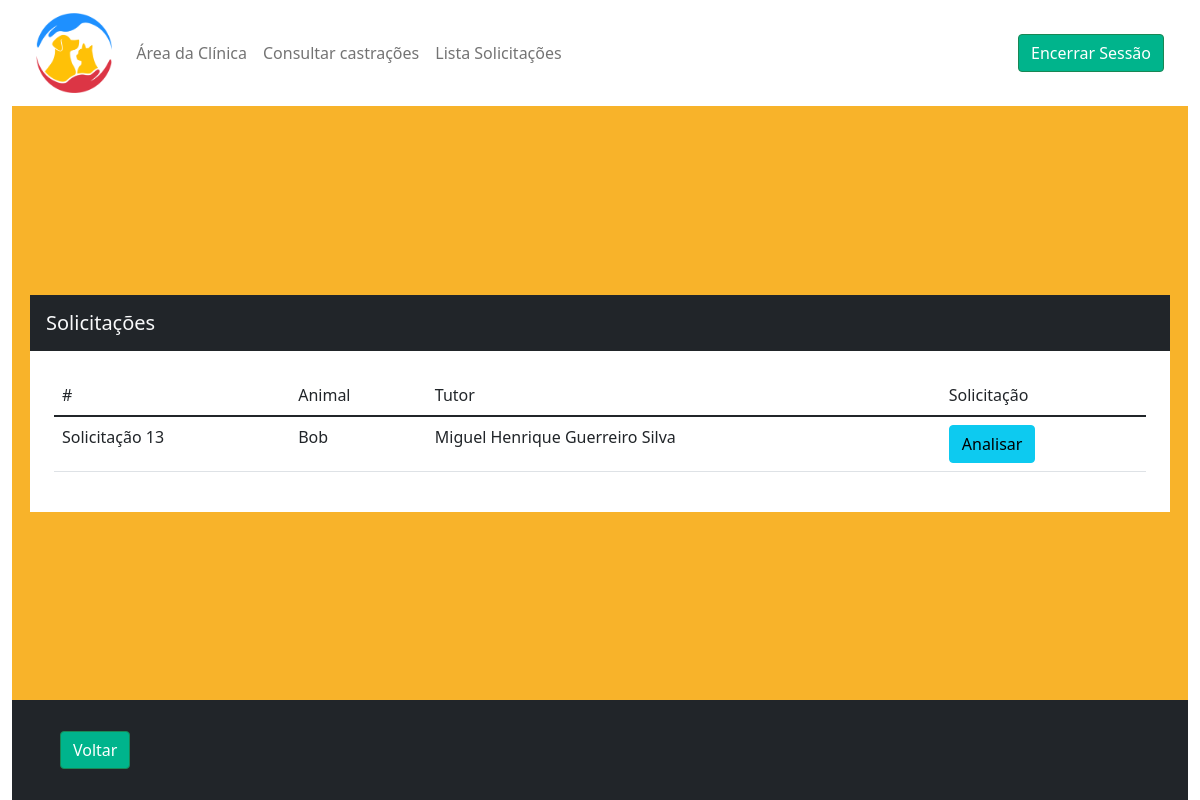
Page /lista-solicitacao (signed in) on the earlier database version.
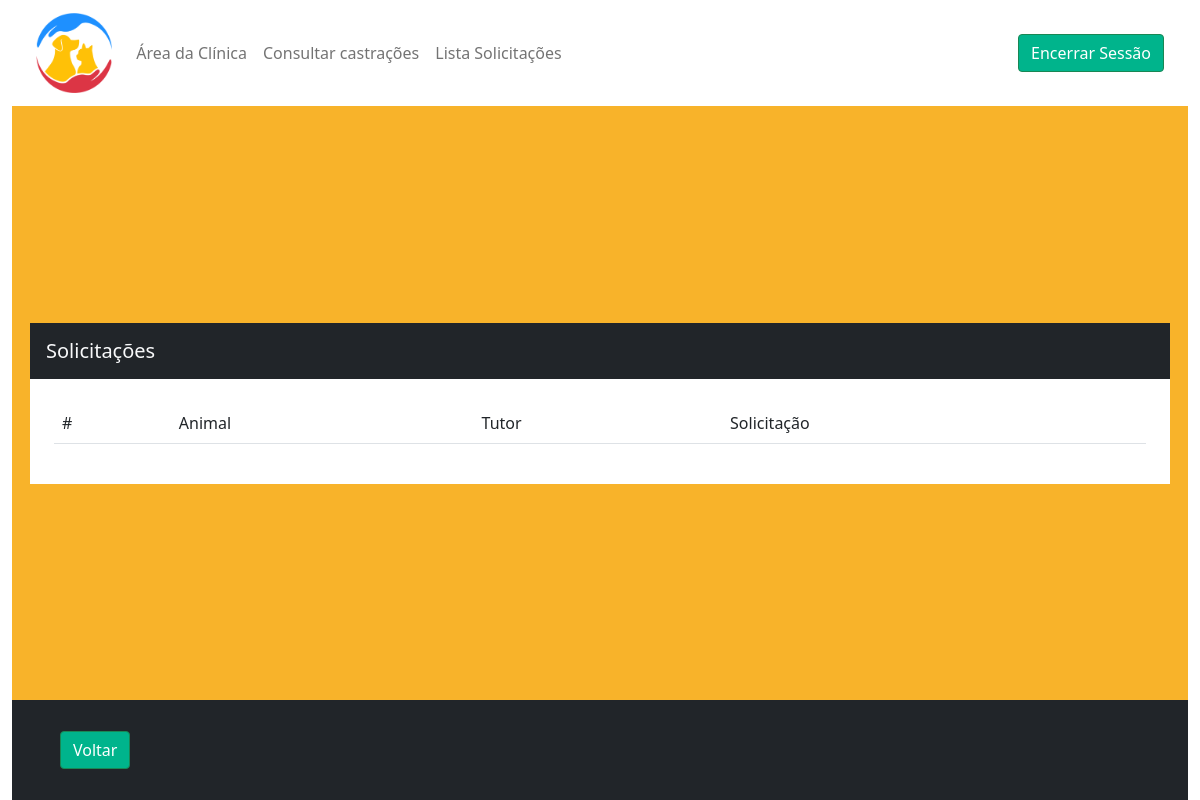
Same page on the later database version.
### tables this page shows
CREATE TABLE `castracao` (
  `idcastracao` int(11) NOT NULL,
  `idanimal` int(11) NOT NULL,
  `idclinica` int(11) DEFAULT NULL,
  `horario` datetime DEFAULT NULL,
  `status` tinyint(4) NOT NULL COMMENT '0 - Solicitação em análise; 1 - Solicitação aprovada; 2 - Animal Castrado; 3 - Solicitação Reprovada; 4 - Tutor não compareceu; 5 - Solicitação Cancelada; 6 - Solicitação Reagendada; 7 - Animal foi a óbito',
  `observacao` varchar(100) DEFAULT NULL,
  `obsclinica` varchar(100) DEFAULT NULL,
  `msgrecusa` varchar(200) DEFAULT NULL
);

CREATE TABLE `animal` (
  `idanimal` int(11) NOT NULL,
  `idusuario` int(11) NOT NULL,
  `idraca` int(11) NOT NULL,
  `aninome` varchar(50) NOT NULL,
  `especie` tinyint(4) NOT NULL COMMENT '0 para Canina e 1 para Felina',
  `sexo` tinyint(4) NOT NULL COMMENT '0 para Fêmea; 1 para Macho',
  `cor` varchar(30) NOT NULL,
  `pelagem` tinyint(4) NOT NULL COMMENT '0 pra curta; 1 média; 2 pra alta;',
  `porte` tinyint(4) NOT NULL COMMENT '0 pra pequeno; 1 pra médio; 2 pra grande;',
  `idade` tinyint(4) NOT NULL,
  `comunitario` tinyint(4) NOT NULL COMMENT '0 pra não; 1 pra sim;',
  `foto` varchar(50) DEFAULT NULL,
  `codchip` char(15) DEFAULT NULL
);

### model/Castracao.php (called while the page is built, shortened)
<?php
    class Castracao{
        private $idclinica;
        function clinicaConsultarSolicitacao()
        {
            $con = Conexao::conectar();
            $cmd = $con->prepare("SELECT idcastracao, aninome, nome FROM castracao
                                        join animal on animal.idanimal = castracao.idanimal
                                        join usuario on usuario.idusuario = animal.idusuario
                                        join login on login.idlogin = usuario.idlogin
                                    WHERE castracao.idclinica = :idclinica AND horario IS NULL");
            $cmd->bindParam(":idclinica", $this->idclinica);
            $cmd->execute();
            return $cmd->fetchAll(PDO::FETCH_OBJ);
        }
    }
?>

### view/listaSolicitacao.php (the view, shortened to what this page needs)
<!DOCTYPE html>
<html lang="pt-br">
<head>
    <link rel="stylesheet" type="text/css" href="https://cdnjs.cloudflare.com/ajax/libs/twitter-bootstrap/5.1.3/css/bootstrap.min.css">
    <link rel="stylesheet" type="text/css" href="https://cdn.datatables.net/1.12.1/css/dataTables.bootstrap5.min.css">
    <link rel="stylesheet" type="text/css" href="https://cdn.datatables.net/responsive/2.3.0/css/responsive.dataTables.min.css"/>
    <?php include_once "head.php";?>
</head>
<body>
    <div class="container-fluid d-grid min-vh-100 corpo">
        <?php
            if($_SESSION["dadosLogin"]->nivelacesso == 2){echo"<div class='bg-danger container-fluid' style='grid-area: corpo;''>";}
            else{echo"<div class='bg-warning container-fluid' style='grid-area: corpo;''>";}
        ?>
            <div class="row h-100 align-items-center" style="max-width:100vw;">
                <div class="p-3">
                    <div class="container bg-dark text-light font-weight-bold p-3">
                        <h5 class="m-0">Solicitações</h5>
                    </div>
                    <div class="container p-sm-3 p-md-3 p-lg-4 p-3 px-0 bg-white">
                        <table id="tbLista" class="table table-hover">
                            <thead>
                                <tr>
                                    <td>#</td>
                                    <td>Animal</td>
                                    <td>Tutor</td>
                                    <td>Solicitação</td>
                                </tr>
                            </thead>
                            <tbody>
                                <?php
                                    foreach ($dadosSolicitacao as $value)
                                    {
                                        echo"
                                            <tr>
                                                <td>Solicitação $value->idcastracao</td>
                                                <td>$value->aninome</td>
                                                <td>$value->nome</td>
                                                <td><a href='".URL."agendamento/$value->idcastracao' class='btn btn-info'>Analisar</a></td>
                                            </tr>
                                        ";
                                    }
                                ?>
                            </tbody>
                        </table>
                    </div>
                </div>
            </div>
        </div>
        <div class="container-fluid bg-dark" style="grid-area: footer;">
            <div class="row h-100 align-items-center">
                <div class="px-5">
                <?php if($_SESSION["dadosLogin"]->nivelacesso == 1){echo "<a href='".URL."home-clinica' class='btn btn-success'>Voltar</a>";}?>
                </div>
            </div>
        </div>
    </div>
</body>
</html>

Differences in the rows shown:
removed castracao: idcastracao "13", idanimal.aninome "Bob", login.nome "Miguel Henrique Guerreiro Silva"
